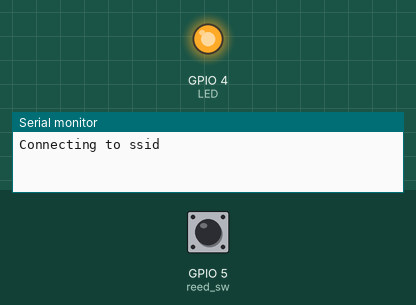
This sketch was run on a simulated ESP8266 (NodeMCU). Parts: output pins drawn as LEDs (lit = HIGH), the last lines printed to the serial monitor. The inputs (shaded band) are chosen by the test bench; at power-on: GPIO 5 (reed_sw) HIGH. WiFi joins after 1.5 s; servers stay silent unless stated. At 1.7 s the program puts the board to deep sleep or switches it off; the recording ends there.

Above: at 0.1 s.
At 1.62 s:
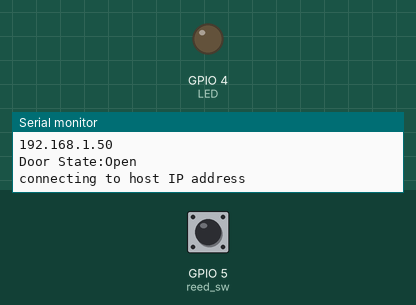
Timing chart, 0 to 1.7 s (numbered marks = the images above):
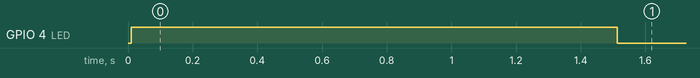

The sketch:

ESPr_Door_sample.ino
```cpp
#include <ESP8266WiFi.h>
extern "C" {
  #include "user_interface.h"
}
#define CLOSE 0
const char* ssid     = "ssid";
const char* password = "password";

const char* host = "host IP address";

WiFiClient client;

boolean flag = false;
int LED = 4;
int reed_sw = 5;

void setup() {
  Serial.begin(115200);
  delay(10);
  pinMode(LED,OUTPUT);
  digitalWrite(LED,HIGH);

  // We start by connecting to a WiFi network
  Serial.println();
  Serial.println();
  Serial.print("Connecting to ");
  Serial.println(ssid);

  WiFi.begin(ssid, password);

  while (WiFi.status() != WL_CONNECTED) {
    delay(500);
    Serial.print(".");
  }

  Serial.println("");
  Serial.println("WiFi connected");
  Serial.println("IP address: ");
  Serial.println(WiFi.localIP());

  pinMode(reed_sw,INPUT);
  digitalWrite(LED,LOW);
}

int value = 0;

void loop() {
  int door_state;
  door_state = digitalRead(reed_sw);

  Serial.print("Door State:");
  if(door_state == CLOSE){
    Serial.println("Close");
  }
  else{
    Serial.println("Open");
  }

  Serial.print("connecting to ");
  Serial.println(host);

  // Use WiFiClient class to create TCP connections

  const int httpPort = 80;
  if (!client.connect(host, httpPort)) {
    Serial.println("connection failed");
    return;
  }

  // We now create a URI for the request
  String url;
  if(door_state == 0){
    url += "/close/";
  }
  else{
    url += "/open/";
  }
  url += system_adc_read();               //バッテリーの電圧1/10


  Serial.print("Requesting URL: ");
  Serial.println(url);

  // This will send the request to the server
  client.print(String("GET ") + url + " HTTP/1.1\r\n" +
               "Host: " + host + "\r\n" +
               "Connection: close\r\n\r\n");
  delay(10);

  Serial.println();
  Serial.println("closing connection");

  if(door_state == CLOSE){
    Serial.println("DEEP SLEEP 60s");
    //ESP.deepSleep(60 * 1000 * 1000, WAKE_RF_DEFAULT);         //ドアが閉じている間は1分毎に起動
    ESP.deepSleep(0, WAKE_RF_DEFAULT);                          //ドアが閉じている間はドアが開くまで待機
  }
  else{
    Serial.println("DEEP SLEEP");
    ESP.deepSleep(0, WAKE_RF_DEFAULT);        //ドアが開いている間はドアが閉じるまで待機
  }
  delay(1000);

}
```
